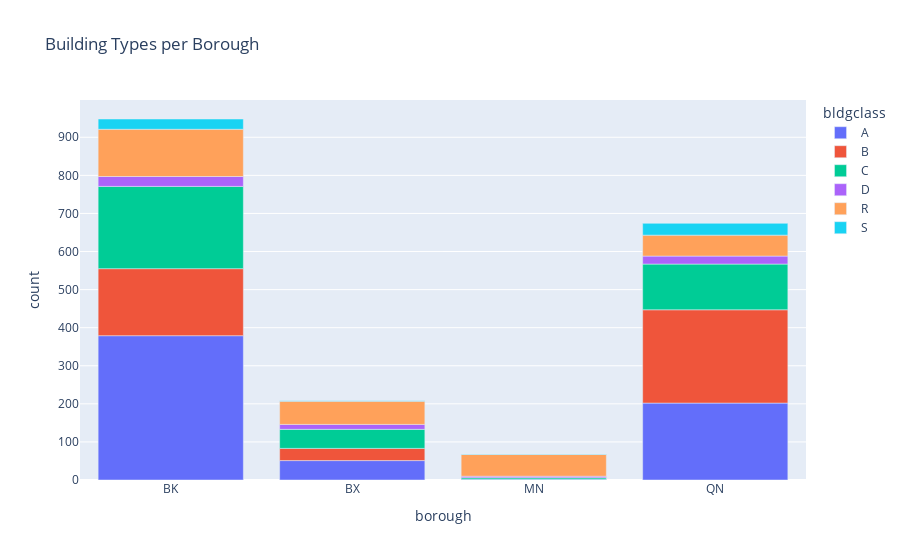

The code cell stored with this chart in its notebook:
### Code cell
# Create the bar chart using Plotly
fig = px.bar(resbuildings.groupby(['borough','bldgclass']).size().reset_index(name = 'count'), x='borough', y='count', color = 'bldgclass', labels={'value': 'Building Count'}, title='Building Types per Borough')

# Show the chart
fig.show()

### Figure 1 — Plotly figure (JSON) as saved in the notebook; plotly's stock layout.template omitted (floating-point values rounded to 4 significant figures)
{"data": [{"alignmentgroup": "True", "hovertemplate": "bldgclass=A<br>borough=%{x}<br>count=%{y}<extra></extra>", "legendgroup": "A", "marker": {"color": "#636efa", "pattern": {"shape": ""}}, "name": "A", "offsetgroup": "A", "orientation": "v", "showlegend": true, "textposition": "auto", "type": "bar", "x": ["BK", "BX", "MN", "QN"], "xaxis": "x", "y": [379, 51, 2, 202], "yaxis": "y"}, {"alignmentgroup": "True", "hovertemplate": "bldgclass=B<br>borough=%{x}<br>count=%{y}<extra></extra>", "legendgroup": "B", "marker": {"color": "#EF553B", "pattern": {"shape": ""}}, "name": "B", "offsetgroup": "B", "orientation": "v", "showlegend": true, "textposition": "auto", "type": "bar", "x": ["BK", "BX", "QN"], "xaxis": "x", "y": [176, 32, 245], "yaxis": "y"}, {"alignmentgroup": "True", "hovertemplate": "bldgclass=C<br>borough=%{x}<br>count=%{y}<extra></extra>", "legendgroup": "C", "marker": {"color": "#00cc96", "pattern": {"shape": ""}}, "name": "C", "offsetgroup": "C", "orientation": "v", "showlegend": true, "textposition": "auto", "type": "bar", "x": ["BK", "BX", "MN", "QN"], "xaxis": "x", "y": [216, 50, 4, 120], "yaxis": "y"}, {"alignmentgroup": "True", "hovertemplate": "bldgclass=D<br>borough=%{x}<br>count=%{y}<extra></extra>", "legendgroup": "D", "marker": {"color": "#ab63fa", "pattern": {"shape": ""}}, "name": "D", "offsetgroup": "D", "orientation": "v", "showlegend": true, "textposition": "auto", "type": "bar", "x": ["BK", "BX", "MN", "QN"], "xaxis": "x", "y": [26, 13, 4, 21], "yaxis": "y"}, {"alignmentgroup": "True", "hovertemplate": "bldgclass=R<br>borough=%{x}<br>count=%{y}<extra></extra>", "legendgroup": "R", "marker": {"color": "#FFA15A", "pattern": {"shape": ""}}, "name": "R", "offsetgroup": "R", "orientation": "v", "showlegend": true, "textposition": "auto", "type": "bar", "x": ["BK", "BX", "MN", "QN"], "xaxis": "x", "y": [124, 61, 57, 55], "yaxis": "y"}, {"alignmentgroup": "True", "hovertemplate": "bldgclass=S<br>borough=%{x}<br>count=%{y}<extra></extra>", "legendgroup": "S", "marker": {"color": "#19d3f3", "pattern": {"shape": ""}}, "name": "S", "offsetgroup": "S", "orientation": "v", "showlegend": true, "textposition": "auto", "type": "bar", "x": ["BK", "BX", "MN", "QN"], "xaxis": "x", "y": [27, 1, 1, 31], "yaxis": "y"}], "layout": {"autosize": true, "barmode": "relative", "legend": {"title": {"text": "bldgclass"}, "tracegroupgap": 0}, "title": {"text": "Building Types per Borough"}, "xaxis": {"anchor": "y", "autorange": true, "domain": [0, 1], "range": [-0.5, 3.5], "title": {"text": "borough"}, "type": "category"}, "yaxis": {"anchor": "x", "autorange": true, "domain": [0, 1], "range": [0, 997.9], "title": {"text": "count"}, "type": "linear"}}}
